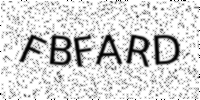
#> input picture textCaptcha/img_5.png, 200 x 100 px, found by its file name
$ python main.py
#> lines starting #> are read from the running program, lines starting #| are printed output that depends on the picture; after the words box and inside, x2 and y2 are one past the last pixel; in counts of white or black regions, pixels touching at a corner belong together
try:
    from PIL import Image
except ImportError:
    import Image

import cv2
import pytesseract


def apply_blur(image_path, blur_strength=5):
    # Load the image
#> called with blur_strength = 3
    image = cv2.imread(image_path)
#> image is the input picture: shape (100, 200, 3); min 0, max 255, mean 213.4

    # Apply Gaussian blur to the image
    blurred_image = cv2.GaussianBlur(image, (blur_strength, blur_strength), 0)
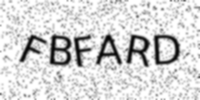
#> blurred_image: shape (100, 200, 3); min 2, max 255, mean 213.4

    # Save the blurred image (optional)
    cv2.imwrite('blurred_image.png', blurred_image)

    return blurred_image


def solve_captcha(image_path):
    # Preprocess the image
    blurred_image = apply_blur(image_path, 3)

    # Use pytesseract to perform OCR on the preprocessed image
    captcha_text = pytesseract.image_to_string(Image.fromarray(blurred_image))

    print(captcha_text)
    return captcha_text


if __name__ == "__main__":
    # Specify the path to your captcha image
    captcha_image_path = '/home/codertjay/PycharmProjects/Bot/textCaptcha/img_5.png'

    # Solve the captcha
    solve_captcha(captcha_image_path)
#> (the call stopped at in solve_captcha, `captcha_text = pytesseract.image_to_string(Image.fromarray(blurred_ima..`: pytesseract is not available in this run)

# Grayscale, Gaussian blur, Otsu's threshold
image = cv2.imread('img_5.png')
gray = cv2.cvtColor(image, cv2.COLOR_BGR2GRAY)
blur = cv2.GaussianBlur(gray, (3, 3), 0)
thresh = cv2.threshold(blur, 0, 255, cv2.THRESH_BINARY_INV + cv2.THRESH_OTSU)[1]
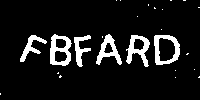
#> thresh: shape (100, 200); 9.6% white; 25 white regions (19 under 20 px), largest, box (x1, y1, x2, y2) and area: (50, 34, 72, 66) 385, (154, 35, 180, 65) 362, (126, 35, 150, 67) 350, (96, 34, 122, 65) 318, (74, 35, 91, 67) 236, (20, 35, 47, 62) 232

# Morph open to remove noise and invert image
kernel = cv2.getStructuringElement(cv2.MORPH_RECT, (3, 3))
opening = cv2.morphologyEx(thresh, cv2.MORPH_OPEN, kernel, iterations=1)
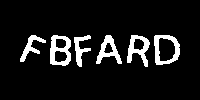
#> opening: shape (100, 200); 9.3% white; 6 white regions, box (x1, y1, x2, y2) and area: (50, 35, 71, 66) 382, (154, 35, 180, 65) 362, (127, 35, 150, 67) 341, (96, 35, 122, 64) 311, (74, 35, 91, 67) 235, (20, 35, 46, 62) 227
invert = 255 - opening

# Perform text extraction
#> (the run stopped early here; a loop or call above may not have finished)
